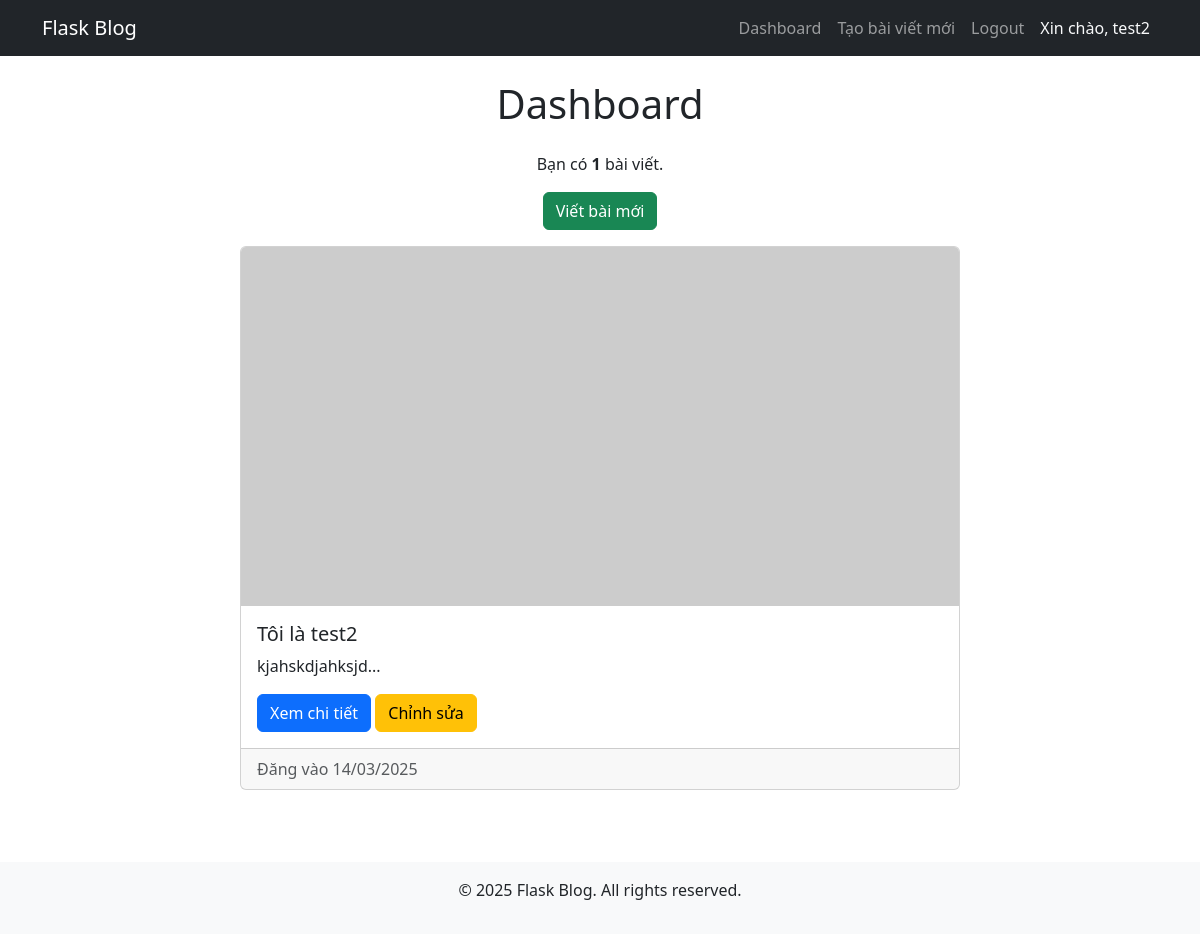
/dashboard (signed in), run on an earlier commit of the app's database.
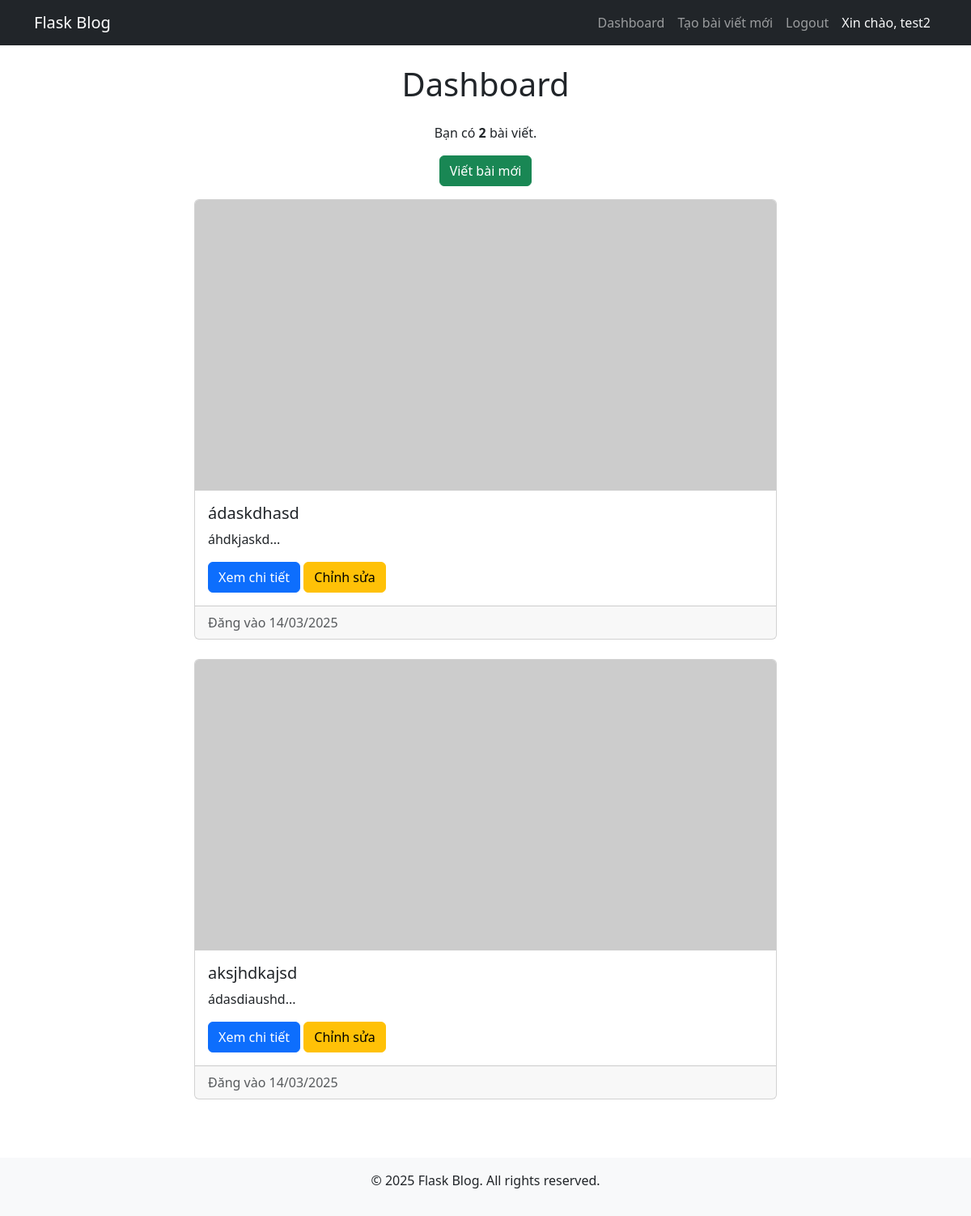
And on a later commit of the database.
### website/models.py (models this page shows, shortened)
class Post(db.Model):
    id = db.Column(db.Integer, primary_key=True)
    user_id = db.Column(db.Integer, db.ForeignKey('user.id'), nullable=False)
    title = db.Column(db.String(200), nullable=False)
    content = db.Column(db.Text, nullable=False)
    image_url = db.Column(db.String(300), default='https://picsum.photos/800/400')
    created_at = db.Column(db.DateTime, default=datetime.utcnow)
    comments = db.relationship('Comment', backref='post', lazy=True, cascade="all, delete-orphan")

### website/views.py (the view)
@views.route('/dashboard')
@login_required
def dashboard():
    user_posts = Post.query.filter_by(user_id=current_user.id).order_by(Post.created_at.desc()).all()
    total_posts = len(user_posts)
    return render_template('dashboard.html', user=current_user, total_posts=total_posts, posts=user_posts)

### website/__init__.py (called while the page is built)
def create_app():
    app = Flask(__name__)
    app.config['SECRET_KEY'] = 'mysecretkey'
    app.config['SQLALCHEMY_DATABASE_URI'] = f'sqlite:///{DB_NAME}'
    db.init_app(app)
    from .views import views
    from .auth import auth
    app.register_blueprint(views, url_prefix='/')
    app.register_blueprint(auth, url_prefix='/')
    from .models import User
    login_manager = LoginManager()
    login_manager.login_view = 'auth.login'
    login_manager.init_app(app)
    @login_manager.user_loader
    def load_user(user_id):
        return User.query.get(int(user_id))
    create_database(app)
    return app

### website/templates/dashboard.html
{% extends "base.html" %}
{% block content %}
<div class="container">
    <h1 class="text-center my-4">Dashboard</h1>
    <p class="text-center">Bạn có <strong>{{ total_posts }}</strong> bài viết.</p>
    <div class="text-center mb-3">
        <a href="{{ url_for('views.create_post') }}" class="btn btn-success">Viết bài mới</a>
    </div>
    <div class="row">
        {% for post in posts %}
        <div class="col-md-8 offset-md-2 mb-4">
            <div class="card">
                <img src="{{ post.image_url }}" class="card-img-top" alt="Bài viết">
                <div class="card-body">
                    <h5 class="card-title">{{ post.title }}</h5>
                    <p class="card-text">{{ post.content[:150] }}...</p>
                    <a href="{{ url_for('views.view_post', post_id=post.id) }}" class="btn btn-primary">Xem chi tiết</a>
                    <a href="{{ url_for('views.edit_post', post_id=post.id) }}" class="btn btn-warning">Chỉnh sửa</a>
                </div>
                <div class="card-footer text-muted">
                    Đăng vào {{ post.created_at.strftime('%d/%m/%Y') }}
                </div>
            </div>
        </div>
        {% endfor %}
    </div>
</div>
{% endblock %}

What changed in the data, as far as the page shows it:
removed Post: title "Tôi là test2", content "kjahskdjahksjd", created_at "14/03/2025"
added Post: title "ádaskdhasd", content "áhdkjaskd", created_at "14/03/2025"
now on this page (row edited): Post: title "aksjhdkajsd", content "ádasdiaushd", created_at "14/03/2025"
Also different on the page:
{{ total_posts }}: "1" → "2"
